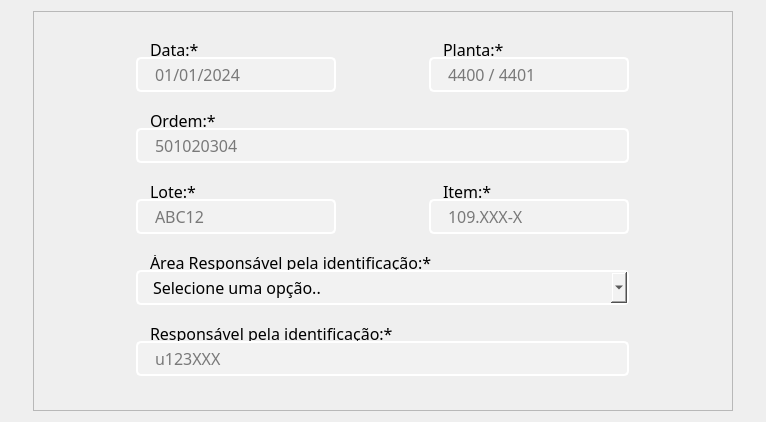
     <widget class="QWidget" name="group_geral">
      <property name="geometry">
       <rect>
        <x>0</x>
        <y>0</y>
        <width>766</width>
        <height>422</height>
       </rect>
      </property>
      <attribute name="label">
       <string>Dados Gerais</string>
      </attribute>
      <layout class="QHBoxLayout" name="horizontalLayout_3">
       <item>
        <widget class="QFrame" name="frame_2">
         <property name="minimumSize">
          <size>
           <width>700</width>
           <height>400</height>
          </size>
         </property>
         <property name="maximumSize">
          <size>
           <width>700</width>
           <height>400</height>
          </size>
         </property>
         <property name="frameShape">
          <enum>QFrame::StyledPanel</enum>
         </property>
         <property name="frameShadow">
          <enum>QFrame::Raised</enum>
         </property>
         <layout class="QGridLayout" name="gridLayout">
          <property name="spacing">
           <number>0</number>
          </property>
          <item row="0" column="0">
           <layout class="QVBoxLayout" name="verticalLayout_2">
            <item>
             <widget class="QLabel" name="label_23">
              <property name="minimumSize">
               <size>
                <width>0</width>
                <height>15</height>
               </size>
              </property>
              <property name="maximumSize">
               <size>
                <width>16777215</width>
                <height>15</height>
               </size>
              </property>
              <property name="font">
               <font>
                <family>KonsensRegular</family>
                <pointsize>12</pointsize>
               </font>
              </property>
              <property name="styleSheet">
               <string notr="true">padding-left: 10px;</string>
              </property>
              <property name="text">
               <string>Data:*</string>
              </property>
             </widget>
            </item>
            <item>
             <widget class="QLineEdit" name="text_data">
              <property name="minimumSize">
               <size>
                <width>200</width>
                <height>35</height>
               </size>
              </property>
              <property name="maximumSize">
               <size>
                <width>200</width>
                <height>35</height>
               </size>
              </property>
              <property name="font">
               <font>
                <family>KonsensRegular</family>
                <pointsize>12</pointsize>
               </font>
              </property>
              <property name="styleSheet">
               <string notr="true">QLineEdit {
	border: 2px solid rgb(255,255,255);
	padding-left: 15px;
	border-radius: 5px;
	background-color: rgb(242,242,242);
}

QLineEdit:hover {
	border: 2px solid rgb(167,168,169);
}

QLineEdit:focus {
	border: 2px solid rgb(99,101,105);
}</string>
              </property>
              <property name="placeholderText">
               <string>01/01/2024</string>
              </property>
             </widget>
            </item>
           </layout>
          </item>
          <item row="0" column="1">
           <layout class="QVBoxLayout" name="verticalLayout_3">
            <item>
             <widget class="QLabel" name="label_24">
              <property name="minimumSize">
               <size>
                <width>0</width>
                <height>15</height>
               </size>
              </property>
              <property name="maximumSize">
               <size>
                <width>16777215</width>
                <height>15</height>
               </size>
              </property>
              <property name="font">
               <font>
                <family>KonsensRegular</family>
                <pointsize>12</pointsize>
               </font>
              </property>
              <property name="styleSheet">
               <string notr="true">padding-left: 10px;</string>
              </property>
              <property name="text">
               <string>Planta:*</string>
              </property>
             </widget>
            </item>
            <item>
             <widget class="QLineEdit" name="text_planta">
              <property name="minimumSize">
               <size>
                <width>200</width>
                <height>0</height>
               </size>
              </property>
              <property name="maximumSize">
               <size>
                <width>200</width>
                <height>35</height>
               </size>
              </property>
              <property name="font">
               <font>
                <family>KonsensRegular</family>
                <pointsize>12</pointsize>
               </font>
              </property>
              <property name="styleSheet">
               <string notr="true">QLineEdit {
	border: 2px solid rgb(255,255,255);
	padding-left: 15px;
	border-radius: 5px;
	background-color: rgb(242,242,242);
}

QLineEdit:hover {
	border: 2px solid rgb(167,168,169);
}

QLineEdit:focus {
	border: 2px solid rgb(99,101,105);
}</string>
              </property>
              <property name="placeholderText">
               <string>4400 / 4401</string>
              </property>
             </widget>
            </item>
           </layout>
          </item>
          <item row="1" column="0" colspan="2">
           <layout class="QVBoxLayout" name="verticalLayout_4">
            <item>
             <widget class="QLabel" name="label_25">
              <property name="minimumSize">
               <size>
                <width>0</width>
                <height>15</height>
               </size>
              </property>
              <property name="maximumSize">
               <size>
                <width>16777215</width>
                <height>15</height>
               </size>
              </property>
              <property name="font">
               <font>
                <family>KonsensRegular</family>
                <pointsize>12</pointsize>
               </font>
              </property>
              <property name="styleSheet">
               <string notr="true">padding-left: 10px;</string>
              </property>
              <property name="text">
               <string>Ordem:*</string>
              </property>
             </widget>
            </item>
            <item>
             <widget class="QLineEdit" name="text_ordem">
              <property name="minimumSize">
               <size>
                <width>368</width>
                <height>0</height>
               </size>
              </property>
              <property name="maximumSize">
               <size>
                <width>16777215</width>
                <height>35</height>
               </size>
              </property>
              <property name="font">
               <font>
                <family>KonsensRegular</family>
                <pointsize>12</pointsize>
               </font>
              </property>
              <property name="styleSheet">
               <string notr="true">QLineEdit {
	border: 2px solid rgb(255,255,255);
	padding-left: 15px;
	border-radius: 5px;
	background-color: rgb(242,242,242);
}

QLineEdit:hover {
	border: 2px solid rgb(167,168,169);
}

QLineEdit:focus {
	border: 2px solid rgb(99,101,105);
}</string>
              </property>
              <property name="placeholderText">
               <string>501020304</string>
              </property>
             </widget>
            </item>
           </layout>
          </item>
          <item row="2" column="0">
           <layout class="QVBoxLayout" name="verticalLayout_5">
            <item>
             <widget class="QLabel" name="label_26">
              <property name="minimumSize">
               <size>
                <width>0</width>
                <height>15</height>
               </size>
              </property>
              <property name="maximumSize">
               <size>
                <width>16777215</width>
                <height>15</height>
               </size>
              </property>
              <property name="font">
               <font>
                <family>KonsensRegular</family>
                <pointsize>12</pointsize>
               </font>
              </property>
              <property name="styleSheet">
               <string notr="true">padding-left: 10px;</string>
              </property>
              <property name="text">
               <string>Lote:*</string>
              </property>
             </widget>
            </item>
            <item>
             <widget class="QLineEdit" name="text_lote">
              <property name="minimumSize">
               <size>
                <width>200</width>
                <height>0</height>
               </size>
              </property>
              <property name="maximumSize">
               <size>
                <width>200</width>
                <height>35</height>
               </size>
              </property>
              <property name="font">
               <font>
                <family>KonsensRegular</family>
                <pointsize>12</pointsize>
               </font>
              </property>
              <property name="styleSheet">
               <string notr="true">QLineEdit {
	border: 2px solid rgb(255,255,255);
	padding-left: 15px;
	border-radius: 5px;
	background-color: rgb(242,242,242);
}

QLineEdit:hover {
	border: 2px solid rgb(167,168,169);
}

QLineEdit:focus {
	border: 2px solid rgb(99,101,105);
}</string>
              </property>
              <property name="placeholderText">
               <string>ABC12</string>
              </property>
             </widget>
            </item>
           </layout>
          </item>
          <item row="2" column="1">
           <layout class="QVBoxLayout" name="verticalLayout_6">
            <item>
             <widget class="QLabel" name="label_27">
              <property name="minimumSize">
               <size>
                <width>0</width>
                <height>15</height>
               </size>
              </property>
              <property name="maximumSize">
               <size>
                <width>16777215</width>
                <height>15</height>
               </size>
              </property>
              <property name="font">
               <font>
                <family>KonsensRegular</family>
                <pointsize>12</pointsize>
               </font>
              </property>
              <property name="styleSheet">
               <string notr="true">padding-left: 10px;</string>
              </property>
              <property name="text">
               <string>Item:*</string>
              </property>
             </widget>
            </item>
            <item>
             <widget class="QLineEdit" name="text_item">
              <property name="minimumSize">
               <size>
                <width>200</width>
                <height>0</height>
               </size>
              </property>
              <property name="maximumSize">
               <size>
                <width>200</width>
                <height>35</height>
               </size>
              </property>
              <property name="font">
               <font>
                <family>KonsensRegular</family>
                <pointsize>12</pointsize>
               </font>
              </property>
              <property name="styleSheet">
               <string notr="true">QLineEdit {
	border: 2px solid rgb(255,255,255);
	padding-left: 15px;
	border-radius: 5px;
	background-color: rgb(242,242,242);
}

QLineEdit:hover {
	border: 2px solid rgb(167,168,169);
}

QLineEdit:focus {
	border: 2px solid rgb(99,101,105);
}</string>
              </property>
              <property name="placeholderText">
               <string>109.XXX-X</string>
              </property>
             </widget>
            </item>
           </layout>
          </item>
          <item row="3" column="0" colspan="2">
           <layout class="QVBoxLayout" name="verticalLayout_8">
            <item>
             <widget class="QLabel" name="label_28">
              <property name="minimumSize">
               <size>
                <width>0</width>
                <height>15</height>
               </size>
              </property>
              <property name="maximumSize">
               <size>
                <width>16777215</width>
                <height>15</height>
               </size>
              </property>
              <property name="font">
               <font>
                <family>KonsensRegular</family>
                <pointsize>12</pointsize>
               </font>
              </property>
              <property name="styleSheet">
               <string notr="true">padding-left: 10px;</string>
              </property>
              <property name="text">
               <string>Área Responsável pela identificação:*</string>
              </property>
             </widget>
            </item>
            <item>
             <widget class="QComboBox" name="cmb_areaResp">
              <property name="minimumSize">
               <size>
                <width>368</width>
                <height>0</height>
               </size>
              </property>
              <property name="maximumSize">
               <size>
                <width>16777215</width>
                <height>35</height>
               </size>
              </property>
              <property name="font">
               <font>
                <family>KonsensRegular</family>
                <pointsize>12</pointsize>
               </font>
              </property>
              <property name="styleSheet">
               <string notr="true">QComboBox {
	border: 2px solid rgb(255,255,255);
	padding-left: 15px;
	border-radius: 5px;
	background-color: rgb(242,242,242);
}

QComboBox:hover {
	border: 2px solid rgb(167,168,169);
}

QComboBox:focus {
	border: 2px solid rgb(99,101,105);
}</string>
              </property>
              <property name="placeholderText">
               <string>Selecione uma opção..</string>
              </property>
             </widget>
            </item>
           </layout>
          </item>
          <item row="4" column="0" colspan="2">
           <layout class="QVBoxLayout" name="verticalLayout_7">
            <item>
             <widget class="QLabel" name="label_29">
              <property name="minimumSize">
               <size>
                <width>0</width>
                <height>15</height>
               </size>
              </property>
              <property name="maximumSize">
               <size>
                <width>16777215</width>
                <height>15</height>
               </size>
              </property>
              <property name="font">
               <font>
                <family>KonsensRegular</family>
                <pointsize>12</pointsize>
               </font>
              </property>
              <property name="styleSheet">
               <string notr="true">padding-left: 10px;</string>
              </property>
              <property name="text">
               <string>Responsável pela identificação:*</string>
              </property>
             </widget>
            </item>
            <item>
             <widget class="QLineEdit" name="text_respIden">
              <property name="minimumSize">
               <size>
                <width>368</width>
                <height>0</height>
               </size>
              </property>
              <property name="maximumSize">
               <size>
                <width>16777215</width>
                <height>35</height>
               </size>
              </property>
              <property name="font">
               <font>
                <family>KonsensRegular</family>
                <pointsize>12</pointsize>
               </font>
              </property>
              <property name="styleSheet">
               <string notr="true">QLineEdit {
	border: 2px solid rgb(255,255,255);
	padding-left: 15px;
	border-radius: 5px;
	background-color: rgb(242,242,242);
}

QLineEdit:hover {
	border: 2px solid rgb(167,168,169);
}

QLineEdit:focus {
	border: 2px solid rgb(99,101,105);
}</string>
              </property>
              <property name="placeholderText">
               <string>u123XXX</string>
              </property>
             </widget>
            </item>
           </layout>
          </item>
         </layout>
        </widget>
       </item>
      </layout>
     </widget>
